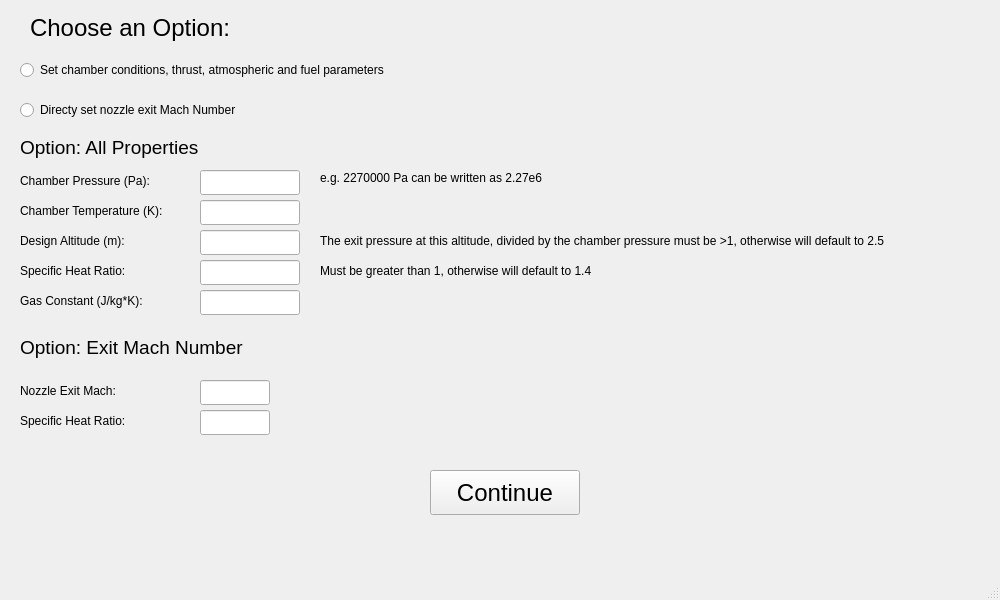
<?xml version="1.0" encoding="UTF-8"?>
<ui version="4.0">
 <class>MainWindow</class>
 <widget class="QMainWindow" name="MainWindow">
  <property name="geometry">
   <rect>
    <x>0</x>
    <y>0</y>
    <width>1000</width>
    <height>600</height>
   </rect>
  </property>
  <property name="maximumSize">
   <size>
    <width>1000</width>
    <height>600</height>
   </size>
  </property>
  <property name="font">
   <font>
    <family>Arial</family>
   </font>
  </property>
  <property name="windowTitle">
   <string>Rocket Engine Designer</string>
  </property>
  <widget class="QWidget" name="centralwidget">
   <widget class="QRadioButton" name="exitMachOption">
    <property name="geometry">
     <rect>
      <x>20</x>
      <y>100</y>
      <width>300</width>
      <height>20</height>
     </rect>
    </property>
    <property name="maximumSize">
     <size>
      <width>300</width>
      <height>25</height>
     </size>
    </property>
    <property name="font">
     <font>
      <family>Arial</family>
     </font>
    </property>
    <property name="text">
     <string>Directy set nozzle exit Mach Number</string>
    </property>
   </widget>
   <widget class="QLabel" name="chooseLabel">
    <property name="geometry">
     <rect>
      <x>30</x>
      <y>10</y>
      <width>200</width>
      <height>35</height>
     </rect>
    </property>
    <property name="maximumSize">
     <size>
      <width>200</width>
      <height>35</height>
     </size>
    </property>
    <property name="font">
     <font>
      <family>Arial</family>
      <pointsize>18</pointsize>
     </font>
    </property>
    <property name="text">
     <string>Choose an Option:</string>
    </property>
   </widget>
   <widget class="QLabel" name="exitMachLabel">
    <property name="geometry">
     <rect>
      <x>20</x>
      <y>330</y>
      <width>335</width>
      <height>35</height>
     </rect>
    </property>
    <property name="maximumSize">
     <size>
      <width>335</width>
      <height>35</height>
     </size>
    </property>
    <property name="font">
     <font>
      <family>Arial</family>
      <pointsize>14</pointsize>
     </font>
    </property>
    <property name="text">
     <string>Option: Exit Mach Number</string>
    </property>
   </widget>
   <widget class="QLabel" name="allPropertiesLabel">
    <property name="geometry">
     <rect>
      <x>20</x>
      <y>130</y>
      <width>335</width>
      <height>35</height>
     </rect>
    </property>
    <property name="maximumSize">
     <size>
      <width>335</width>
      <height>35</height>
     </size>
    </property>
    <property name="font">
     <font>
      <family>Arial</family>
      <pointsize>14</pointsize>
     </font>
    </property>
    <property name="text">
     <string>Option: All Properties</string>
    </property>
   </widget>
   <widget class="QPushButton" name="pushButton">
    <property name="geometry">
     <rect>
      <x>430</x>
      <y>470</y>
      <width>150</width>
      <height>45</height>
     </rect>
    </property>
    <property name="maximumSize">
     <size>
      <width>150</width>
      <height>45</height>
     </size>
    </property>
    <property name="font">
     <font>
      <family>Arial</family>
      <pointsize>18</pointsize>
     </font>
    </property>
    <property name="text">
     <string>Continue</string>
    </property>
   </widget>
   <widget class="QLineEdit" name="MeField">
    <property name="geometry">
     <rect>
      <x>200</x>
      <y>380</y>
      <width>70</width>
      <height>25</height>
     </rect>
    </property>
    <property name="maximumSize">
     <size>
      <width>70</width>
      <height>25</height>
     </size>
    </property>
    <property name="font">
     <font>
      <family>Arial</family>
      <pointsize>13</pointsize>
     </font>
    </property>
    <property name="text">
     <string/>
    </property>
   </widget>
   <widget class="QLabel" name="label">
    <property name="geometry">
     <rect>
      <x>20</x>
      <y>170</y>
      <width>150</width>
      <height>21</height>
     </rect>
    </property>
    <property name="maximumSize">
     <size>
      <width>150</width>
      <height>25</height>
     </size>
    </property>
    <property name="text">
     <string>Chamber Pressure (Pa):</string>
    </property>
   </widget>
   <widget class="QLabel" name="label_2">
    <property name="geometry">
     <rect>
      <x>20</x>
      <y>200</y>
      <width>175</width>
      <height>21</height>
     </rect>
    </property>
    <property name="maximumSize">
     <size>
      <width>175</width>
      <height>25</height>
     </size>
    </property>
    <property name="text">
     <string>Chamber Temperature (K):</string>
    </property>
   </widget>
   <widget class="QLabel" name="label_4">
    <property name="geometry">
     <rect>
      <x>20</x>
      <y>230</y>
      <width>150</width>
      <height>21</height>
     </rect>
    </property>
    <property name="maximumSize">
     <size>
      <width>150</width>
      <height>25</height>
     </size>
    </property>
    <property name="text">
     <string>Design Altitude (m):</string>
    </property>
   </widget>
   <widget class="QLabel" name="label_5">
    <property name="geometry">
     <rect>
      <x>20</x>
      <y>260</y>
      <width>150</width>
      <height>21</height>
     </rect>
    </property>
    <property name="maximumSize">
     <size>
      <width>150</width>
      <height>25</height>
     </size>
    </property>
    <property name="text">
     <string>Specific Heat Ratio:</string>
    </property>
   </widget>
   <widget class="QLabel" name="label_6">
    <property name="geometry">
     <rect>
      <x>20</x>
      <y>290</y>
      <width>150</width>
      <height>21</height>
     </rect>
    </property>
    <property name="maximumSize">
     <size>
      <width>150</width>
      <height>25</height>
     </size>
    </property>
    <property name="text">
     <string>Gas Constant (J/kg*K):</string>
    </property>
   </widget>
   <widget class="QLineEdit" name="PcField">
    <property name="geometry">
     <rect>
      <x>200</x>
      <y>170</y>
      <width>100</width>
      <height>25</height>
     </rect>
    </property>
    <property name="maximumSize">
     <size>
      <width>100</width>
      <height>25</height>
     </size>
    </property>
    <property name="font">
     <font>
      <family>Arial</family>
      <pointsize>13</pointsize>
     </font>
    </property>
    <property name="text">
     <string/>
    </property>
   </widget>
   <widget class="QLineEdit" name="TcField">
    <property name="geometry">
     <rect>
      <x>200</x>
      <y>200</y>
      <width>100</width>
      <height>25</height>
     </rect>
    </property>
    <property name="maximumSize">
     <size>
      <width>100</width>
      <height>25</height>
     </size>
    </property>
    <property name="font">
     <font>
      <family>Arial</family>
      <pointsize>13</pointsize>
     </font>
    </property>
    <property name="text">
     <string/>
    </property>
   </widget>
   <widget class="QLineEdit" name="HField">
    <property name="geometry">
     <rect>
      <x>200</x>
      <y>230</y>
      <width>100</width>
      <height>25</height>
     </rect>
    </property>
    <property name="maximumSize">
     <size>
      <width>100</width>
      <height>25</height>
     </size>
    </property>
    <property name="font">
     <font>
      <family>Arial</family>
      <pointsize>13</pointsize>
     </font>
    </property>
    <property name="text">
     <string/>
    </property>
   </widget>
   <widget class="QLineEdit" name="GamField">
    <property name="geometry">
     <rect>
      <x>200</x>
      <y>260</y>
      <width>100</width>
      <height>25</height>
     </rect>
    </property>
    <property name="maximumSize">
     <size>
      <width>100</width>
      <height>25</height>
     </size>
    </property>
    <property name="font">
     <font>
      <family>Arial</family>
      <pointsize>13</pointsize>
     </font>
    </property>
    <property name="text">
     <string/>
    </property>
   </widget>
   <widget class="QLineEdit" name="RField">
    <property name="geometry">
     <rect>
      <x>200</x>
      <y>290</y>
      <width>100</width>
      <height>25</height>
     </rect>
    </property>
    <property name="maximumSize">
     <size>
      <width>100</width>
      <height>25</height>
     </size>
    </property>
    <property name="font">
     <font>
      <family>Arial</family>
      <pointsize>13</pointsize>
     </font>
    </property>
    <property name="text">
     <string/>
    </property>
   </widget>
   <widget class="QLabel" name="label_7">
    <property name="geometry">
     <rect>
      <x>20</x>
      <y>380</y>
      <width>150</width>
      <height>21</height>
     </rect>
    </property>
    <property name="maximumSize">
     <size>
      <width>150</width>
      <height>25</height>
     </size>
    </property>
    <property name="text">
     <string>Nozzle Exit Mach:</string>
    </property>
   </widget>
   <widget class="QRadioButton" name="allParamsOption">
    <property name="geometry">
     <rect>
      <x>20</x>
      <y>60</y>
      <width>500</width>
      <height>20</height>
     </rect>
    </property>
    <property name="maximumSize">
     <size>
      <width>500</width>
      <height>25</height>
     </size>
    </property>
    <property name="font">
     <font>
      <family>Arial</family>
     </font>
    </property>
    <property name="text">
     <string>Set chamber conditions, thrust, atmospheric and fuel parameters</string>
    </property>
   </widget>
   <widget class="QLabel" name="label_8">
    <property name="geometry">
     <rect>
      <x>320</x>
      <y>170</y>
      <width>600</width>
      <height>16</height>
     </rect>
    </property>
    <property name="maximumSize">
     <size>
      <width>600</width>
      <height>25</height>
     </size>
    </property>
    <property name="text">
     <string>e.g. 2270000 Pa can be written as 2.27e6</string>
    </property>
   </widget>
   <widget class="QLabel" name="label_9">
    <property name="geometry">
     <rect>
      <x>320</x>
      <y>260</y>
      <width>600</width>
      <height>21</height>
     </rect>
    </property>
    <property name="maximumSize">
     <size>
      <width>600</width>
      <height>25</height>
     </size>
    </property>
    <property name="text">
     <string>Must be greater than 1, otherwise will default to 1.4</string>
    </property>
   </widget>
   <widget class="QLabel" name="label_11">
    <property name="geometry">
     <rect>
      <x>320</x>
      <y>230</y>
      <width>650</width>
      <height>21</height>
     </rect>
    </property>
    <property name="maximumSize">
     <size>
      <width>650</width>
      <height>25</height>
     </size>
    </property>
    <property name="text">
     <string>The exit pressure at this altitude, divided by the chamber pressure must be &gt;1, otherwise will default to 2.5</string>
    </property>
   </widget>
   <widget class="QLabel" name="label_12">
    <property name="geometry">
     <rect>
      <x>20</x>
      <y>410</y>
      <width>150</width>
      <height>21</height>
     </rect>
    </property>
    <property name="maximumSize">
     <size>
      <width>150</width>
      <height>25</height>
     </size>
    </property>
    <property name="text">
     <string>Specific Heat Ratio:</string>
    </property>
   </widget>
   <widget class="QLineEdit" name="GamField2">
    <property name="geometry">
     <rect>
      <x>200</x>
      <y>410</y>
      <width>70</width>
      <height>25</height>
     </rect>
    </property>
    <property name="maximumSize">
     <size>
      <width>70</width>
      <height>25</height>
     </size>
    </property>
    <property name="font">
     <font>
      <family>Arial</family>
      <pointsize>13</pointsize>
     </font>
    </property>
    <property name="text">
     <string/>
    </property>
   </widget>
  </widget>
  <widget class="QMenuBar" name="menubar">
   <property name="geometry">
    <rect>
     <x>0</x>
     <y>0</y>
     <width>1000</width>
     <height>24</height>
    </rect>
   </property>
  </widget>
  <widget class="QStatusBar" name="statusbar"/>
 </widget>
 <resources/>
 <connections/>
</ui>
